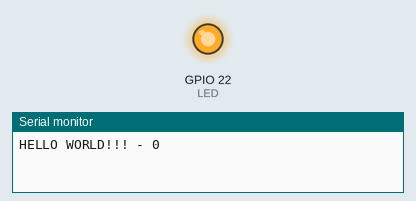
The program below on a simulated ESP32. Parts: output pins drawn as LEDs (lit = HIGH), the last lines printed to the serial monitor.

Above: at 0.7 s.
At 5.2 s:
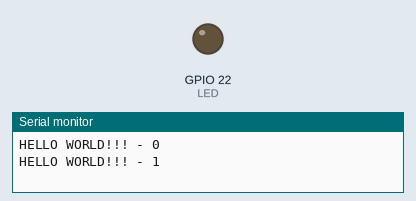
Timing chart, 0 to 6.9 s (numbered marks = the images above):
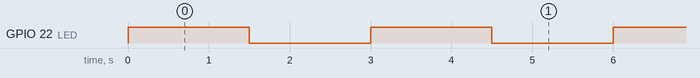

The program:

main.cpp
```cpp
#include <Arduino.h>

#define LED 22

void setup() {
  Serial.begin(9600);
  pinMode(LED, OUTPUT);
}

uint8_t counter = 0;
void loop() {
  Serial.print("HELLO WORLD!!! - ");
  Serial.println(counter++);
  if (counter == 255)
    counter = 0;

  digitalWrite(LED, HIGH);
  delay(1500);
  digitalWrite(LED, LOW);
  delay(1500);
}
```

Measured:
- by itself, GPIO 22 (LED): alternates HIGH for 1.5 s and LOW for 1.5 s
